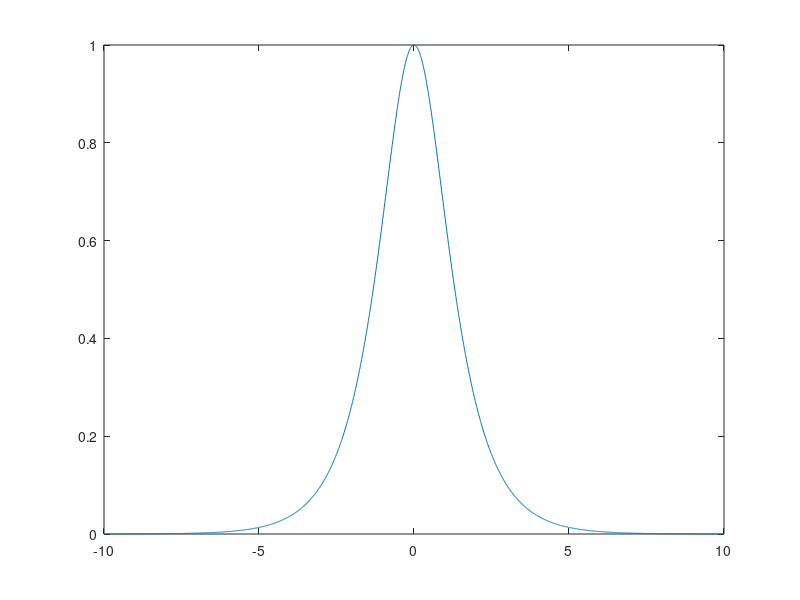

The MATLAB script that drew this image: (Note: this script raises an error after producing the figure.)
clear all, close all, clc

%%
dx = 0.01;
L = 20;
x = -L/2:dx:L/2-dx;
f = 0*x;
f = sech(x);
plot(x,f);

DATA = zeros(length(f), 100);
dt = 0.025;
for k = 1:100
    t = k*dt;
    [t,y] = ode45(@(t,y)rhs(t,y,L),[0 dt],f);
    f(:) = y(end,:);
    plot(x,real(f));
    axis([-10,10,-1.5,1.5])
    pause(0.01);
    % DATA(:,k) = real(f);
end

function duout = rhs(t,u,L)
    Nx = length(u);
    uhat = fft(u);
    kap = (2*pi/L) * [-Nx/2:Nx/2-1];
    kap = fftshift(kap');
    duhat = 1i * kap .* uhat;
    dduhat = -(kap.^2).*uhat;
    du = ifft(duhat);
    ddu = ifft(dduhat);
    duout = -u.*du + 0.05*ddu;
end